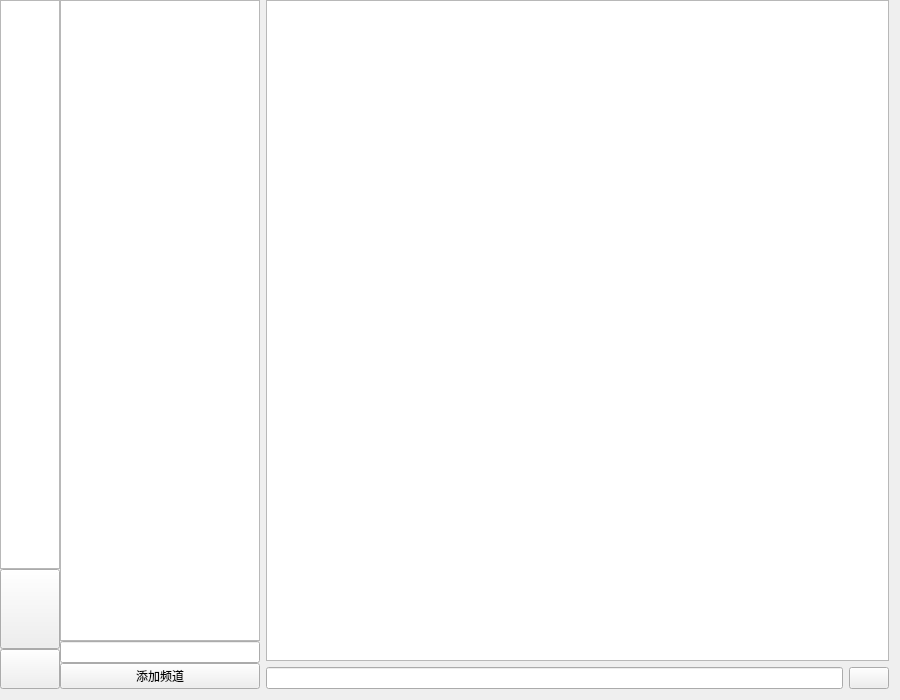
<?xml version="1.0" encoding="UTF-8"?>
<ui version="4.0">
 <class>MainWidget</class>
 <widget class="QWidget" name="MainWidget">
  <property name="geometry">
   <rect>
    <x>0</x>
    <y>0</y>
    <width>900</width>
    <height>700</height>
   </rect>
  </property>
  <property name="windowTitle">
   <string>Form</string>
  </property>
  <layout class="QGridLayout" name="gridLayout">
   <property name="leftMargin">
    <number>0</number>
   </property>
   <property name="topMargin">
    <number>0</number>
   </property>
   <item row="0" column="0">
    <layout class="QHBoxLayout" name="horizontalLayout_2">
     <property name="spacing">
      <number>0</number>
     </property>
     <item>
      <layout class="QVBoxLayout" name="verticalLayout">
       <item>
        <widget class="QListWidget" name="serverList">
         <property name="sizePolicy">
          <sizepolicy hsizetype="Minimum" vsizetype="Expanding">
           <horstretch>0</horstretch>
           <verstretch>0</verstretch>
          </sizepolicy>
         </property>
         <property name="maximumSize">
          <size>
           <width>60</width>
           <height>16777215</height>
          </size>
         </property>
         <property name="verticalScrollBarPolicy">
          <enum>Qt::ScrollBarAlwaysOff</enum>
         </property>
         <property name="horizontalScrollBarPolicy">
          <enum>Qt::ScrollBarAlwaysOff</enum>
         </property>
         <property name="viewMode">
          <enum>QListView::ListMode</enum>
         </property>
        </widget>
       </item>
       <item>
        <widget class="QPushButton" name="addServerBtn">
         <property name="sizePolicy">
          <sizepolicy hsizetype="Minimum" vsizetype="Minimum">
           <horstretch>0</horstretch>
           <verstretch>0</verstretch>
          </sizepolicy>
         </property>
         <property name="minimumSize">
          <size>
           <width>60</width>
           <height>80</height>
          </size>
         </property>
         <property name="maximumSize">
          <size>
           <width>60</width>
           <height>80</height>
          </size>
         </property>
         <property name="layoutDirection">
          <enum>Qt::LeftToRight</enum>
         </property>
         <property name="autoFillBackground">
          <bool>false</bool>
         </property>
         <property name="text">
          <string/>
         </property>
        </widget>
       </item>
       <item>
        <widget class="QPushButton" name="settingBtn">
         <property name="sizePolicy">
          <sizepolicy hsizetype="Minimum" vsizetype="Minimum">
           <horstretch>0</horstretch>
           <verstretch>0</verstretch>
          </sizepolicy>
         </property>
         <property name="minimumSize">
          <size>
           <width>60</width>
           <height>40</height>
          </size>
         </property>
         <property name="maximumSize">
          <size>
           <width>60</width>
           <height>40</height>
          </size>
         </property>
         <property name="text">
          <string/>
         </property>
        </widget>
       </item>
      </layout>
     </item>
     <item>
      <layout class="QVBoxLayout" name="verticalLayout_2">
       <item>
        <widget class="QListWidget" name="channelList">
         <property name="sizePolicy">
          <sizepolicy hsizetype="Minimum" vsizetype="Expanding">
           <horstretch>0</horstretch>
           <verstretch>0</verstretch>
          </sizepolicy>
         </property>
         <property name="maximumSize">
          <size>
           <width>200</width>
           <height>16777215</height>
          </size>
         </property>
         <property name="autoScrollMargin">
          <number>15</number>
         </property>
        </widget>
       </item>
       <item>
        <widget class="QLineEdit" name="channelEdit">
         <property name="sizePolicy">
          <sizepolicy hsizetype="Minimum" vsizetype="Fixed">
           <horstretch>0</horstretch>
           <verstretch>0</verstretch>
          </sizepolicy>
         </property>
         <property name="maximumSize">
          <size>
           <width>200</width>
           <height>16777215</height>
          </size>
         </property>
        </widget>
       </item>
       <item>
        <widget class="QPushButton" name="addChannelBtn">
         <property name="maximumSize">
          <size>
           <width>200</width>
           <height>16777215</height>
          </size>
         </property>
         <property name="text">
          <string>添加频道</string>
         </property>
        </widget>
       </item>
      </layout>
     </item>
    </layout>
   </item>
   <item row="0" column="1">
    <layout class="QVBoxLayout" name="msgLayout">
     <item>
      <widget class="QListWidget" name="msgList"/>
     </item>
     <item>
      <layout class="QHBoxLayout" name="horizontalLayout">
       <item>
        <widget class="QLineEdit" name="msgEdit"/>
       </item>
       <item>
        <widget class="QPushButton" name="sendBtn">
         <property name="text">
          <string/>
         </property>
        </widget>
       </item>
      </layout>
     </item>
    </layout>
   </item>
  </layout>
 </widget>
 <resources/>
 <connections/>
</ui>
